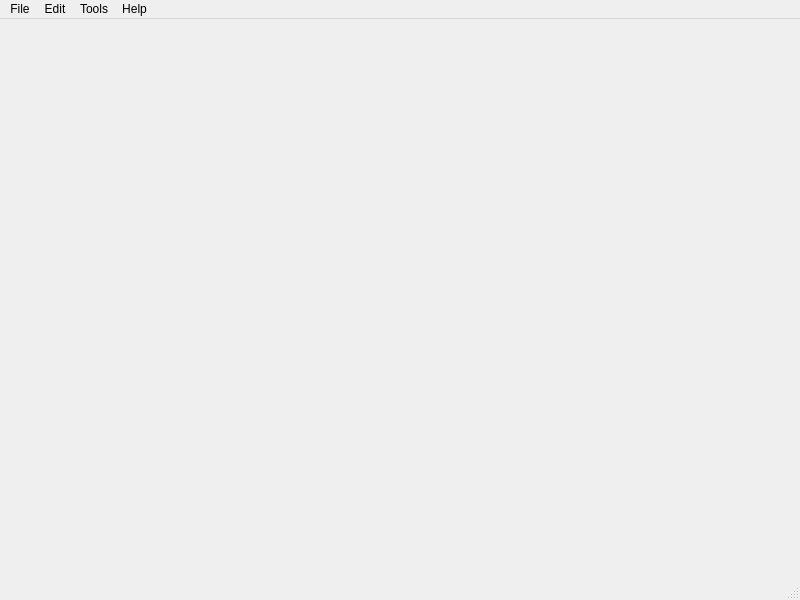
<?xml version="1.0" encoding="UTF-8"?>
<ui version="4.0">
 <class>MainWindow</class>
 <widget class="QMainWindow" name="MainWindow">
  <property name="geometry">
   <rect>
    <x>0</x>
    <y>0</y>
    <width>800</width>
    <height>600</height>
   </rect>
  </property>
  <property name="windowTitle">
   <string>MainWindow</string>
  </property>
  <widget class="QWidget" name="centralwidget"/>
  <widget class="QMenuBar" name="menubar">
   <property name="geometry">
    <rect>
     <x>0</x>
     <y>0</y>
     <width>800</width>
     <height>19</height>
    </rect>
   </property>
   <widget class="QMenu" name="menuFile">
    <property name="title">
     <string>File</string>
    </property>
    <addaction name="actionOpen"/>
    <addaction name="actionSave"/>
    <addaction name="actionOpen_Sql"/>
    <addaction name="actionSave_Sql"/>
    <addaction name="actionPrint"/>
    <addaction name="actionClose"/>
   </widget>
   <widget class="QMenu" name="menuEdit">
    <property name="title">
     <string>Edit</string>
    </property>
    <addaction name="actionCopy"/>
    <addaction name="actionCut"/>
    <addaction name="actionPaste"/>
   </widget>
   <widget class="QMenu" name="menuTools">
    <property name="title">
     <string>Tools</string>
    </property>
    <addaction name="actionExecute"/>
    <addaction name="actionPreferences"/>
   </widget>
   <widget class="QMenu" name="menuHelp">
    <property name="title">
     <string>Help</string>
    </property>
    <addaction name="actionManual"/>
    <addaction name="actionAbout_dbmsClient"/>
   </widget>
   <addaction name="menuFile"/>
   <addaction name="menuEdit"/>
   <addaction name="menuTools"/>
   <addaction name="menuHelp"/>
  </widget>
  <widget class="QStatusBar" name="statusbar"/>
  <action name="actionOpen">
   <property name="text">
    <string>Open</string>
   </property>
  </action>
  <action name="actionSave">
   <property name="text">
    <string>Save</string>
   </property>
  </action>
  <action name="actionOpen_Sql">
   <property name="text">
    <string>Open Sql</string>
   </property>
  </action>
  <action name="actionSave_Sql">
   <property name="text">
    <string>Save Sql</string>
   </property>
  </action>
  <action name="actionPrint">
   <property name="text">
    <string>Print</string>
   </property>
  </action>
  <action name="actionClose">
   <property name="text">
    <string>Close</string>
   </property>
  </action>
  <action name="actionCopy">
   <property name="text">
    <string>Copy</string>
   </property>
  </action>
  <action name="actionCut">
   <property name="text">
    <string>Cut</string>
   </property>
  </action>
  <action name="actionPaste">
   <property name="text">
    <string>Paste</string>
   </property>
  </action>
  <action name="actionExecute">
   <property name="text">
    <string>Execute</string>
   </property>
  </action>
  <action name="actionPreferences">
   <property name="text">
    <string>Preferences</string>
   </property>
  </action>
  <action name="actionManual">
   <property name="text">
    <string>Manual</string>
   </property>
  </action>
  <action name="actionAbout_dbmsClient">
   <property name="text">
    <string>About dbmsClient</string>
   </property>
  </action>
 </widget>
 <resources/>
 <connections/>
</ui>
